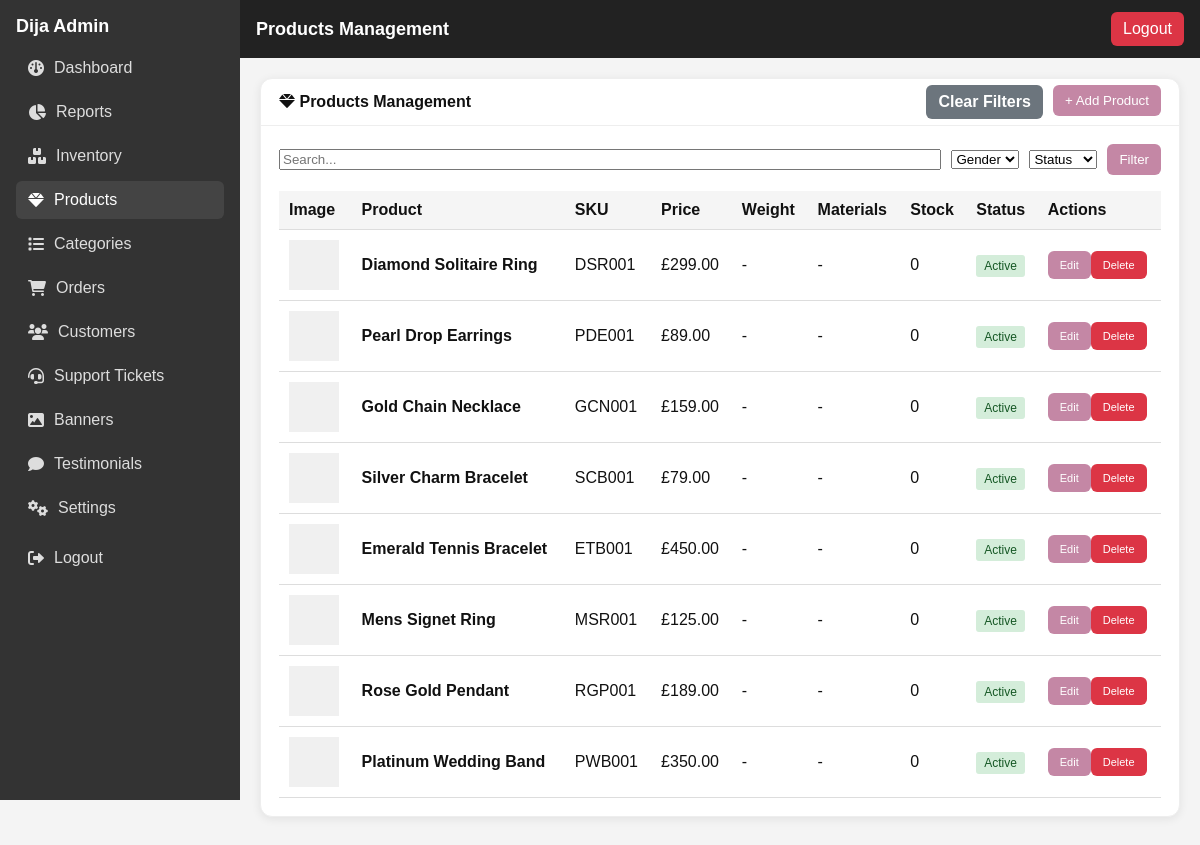
Page /admin/products.php (signed in) on the committed database.
### tables this page shows
CREATE TABLE IF NOT EXISTS products (
    id INT PRIMARY KEY AUTO_INCREMENT,
    name VARCHAR(255) NOT NULL,
    slug VARCHAR(255) UNIQUE NOT NULL,
    description TEXT,
    short_description VARCHAR(500),
    sku VARCHAR(100) UNIQUE NOT NULL,
    price DECIMAL(10,2) NOT NULL,
    sale_price DECIMAL(10,2) NULL,
    stock_quantity INT DEFAULT 0,
    weight DECIMAL(8,2),
    size VARCHAR(255),
    material VARCHAR(100),
    stone_type VARCHAR(100),
    category VARCHAR(100),
    gender ENUM('men', 'women', 'unisex') DEFAULT 'unisex',
    is_featured BOOLEAN DEFAULT FALSE,
    is_active BOOLEAN DEFAULT TRUE,
    meta_title VARCHAR(255),
    meta_description VARCHAR(500),
    created_at TIMESTAMP DEFAULT CURRENT_TIMESTAMP,
    updated_at TIMESTAMP DEFAULT CURRENT_TIMESTAMP ON UPDATE CURRENT_TIMESTAMP
);

### admin/products.php (the view, shortened to what this page needs)
<?php
$page_title = 'Products Management';
$active_nav = 'products';
require_once '../config/database.php';
$limit = 10; $page = isset($_GET['page']) ? (int)$_GET['page'] : 1; $offset = ($page - 1) * $limit;
$where = ["p.is_active IN (0,1)"]; $params = [];
$sql = "SELECT p.*, (SELECT image_url FROM product_images WHERE product_id = p.id AND is_primary = 1 LIMIT 1) as main_image, GROUP_CONCAT(DISTINCT m.name SEPARATOR ', ') as materials
        FROM products p
        LEFT JOIN product_materials pm ON p.id = pm.product_id
        LEFT JOIN materials m ON pm.material_id = m.id
        WHERE " . implode(" AND ", $where) . "
        GROUP BY p.id ORDER BY p.created_at DESC LIMIT ? OFFSET ?";
$stmt = $pdo->prepare($sql); foreach ($params as $key => $value) { $stmt->bindValue($key + 1, $value); }
$stmt->bindValue(count($params) + 1, $limit, PDO::PARAM_INT); $stmt->bindValue(count($params) + 2, $offset, PDO::PARAM_INT);
$stmt->execute(); $products = $stmt->fetchAll();
include '_layout_header.php';
?>
<div class="card">
    <div class="card-header"><i class="fas fa-gem"></i> Products Management <button class="btn" style="float:right; margin-top:-8px;" onclick="openAddModal()">+ Add Product</button> <a href="products.php" class="btn" style="float:right; margin-top:-8px; margin-right:10px; background:#6c757d;">Clear Filters</a></div>
    <div class="card-body">
        <form method="GET" action="products.php" style="margin-bottom:16px; display:flex; gap:10px; align-items: center;">
             <input type="text" name="search" placeholder="Search..." value="<?= htmlspecialchars($_GET['search'] ?? ''); ?>" style="flex:1;">
            <select name="gender"><option value="">Gender</option></select>
            <select name="status"><option value="">Status</option></select>
            <button type="submit" class="btn">Filter</button>
        </form>
        <div class="table-container">
            <table style="width:100%; border-collapse:collapse;">
                <thead><tr style="background:#f5f5f5;"><th>Image</th><th>Product</th><th>SKU</th><th>Price</th><th>Weight</th><th>Materials</th><th>Stock</th><th>Status</th><th>Actions</th></tr></thead>
                <tbody>
                    <?php foreach ($products as $product): ?>
                    <tr>
                        <td><?php if(!empty($product['main_image'])):?><img src="../<?= htmlspecialchars($product['main_image']);?>" alt="" style="width:50px;height:50px;object-fit:cover;border-radius:4px;"><?php else:?><div style="width:50px;height:50px;background:#f0f0f0;"></div><?php endif;?></td>
                        <td><strong><?= htmlspecialchars($product['name']);?></strong></td><td><?= htmlspecialchars($product['sku']);?></td><td>£<?= number_format($product['price'],2);?></td>
                        <td><?= $product['weight'] ? htmlspecialchars($product['weight']).'g' : '-';?></td><td><?= htmlspecialchars($product['materials'] ?? '-');?></td><td><?= $product['stock_quantity'];?></td>
                        <td><span style="padding:4px 8px;border-radius:3px;font-size:12px;background:<?=$product['is_active']?'#d4edda':'#f8d7da';?>;color:<?=$product['is_active']?'#155724':'#721c24';?>"><?=$product['is_active']?'Active':'Inactive';?></span></td>
                        <td><button class="btn" style="font-size:11px;" onclick="editProduct(<?=$product['id'];?>)">Edit</button><form method="post" style="display:inline;" onsubmit="return confirm('Are you sure?');"><button class="btn" style="background:#dc3545;font-size:11px;">Delete</button></form></td>
                    </tr>
                    <?php endforeach; ?>
                </tbody>
            </table>
        </div>
    </div>
</div>
<?php include '_layout_footer.php'; ?>

### admin/_layout_header.php (shortened to what this page needs)
<?php
$user_role = isset($_SESSION['admin_role']) ? $_SESSION['admin_role'] : '';
$page_title = isset($page_title) ? $page_title : 'Admin - Dija Accessories';
$active_nav = isset($active_nav) ? $active_nav : '';
?>
<!DOCTYPE html>
<html lang="en">
<head>
  <link href="https://cdnjs.cloudflare.com/ajax/libs/font-awesome/6.0.0/css/all.min.css" rel="stylesheet">
</head>
<body>
<div class="admin-layout">
  <aside class="sidebar">
    <h2>Dija Admin</h2>
    <a class="nav-link <?php echo $active_nav==='dashboard'?'active':''; ?>" href="/admin/index.php"><i class="fas fa-gauge"></i> <span>Dashboard</span></a>
    <a class="nav-link <?php echo $active_nav==='reports'?'active':''; ?>" href="/admin/reports.php"><i class="fas fa-chart-pie"></i> <span>Reports</span></a>
    <?php if (isset($user_role) && in_array($user_role, ['admin', 'superadmin'])): ?>
    <a class="nav-link <?php echo $active_nav==='inventory'?'active':''; ?>" href="/admin/inventory.php"><i class="fas fa-boxes"></i> <span>Inventory</span></a>
    <?php endif; ?>
    <a class="nav-link <?php echo $active_nav==='products'?'active':''; ?>" href="/admin/products.php"><i class="fas fa-gem"></i> <span>Products</span></a>
    <?php if (isset($user_role) && in_array($user_role, ['admin', 'superadmin'])): ?>
    <a class="nav-link <?php echo $active_nav==='categories'?'active':''; ?>" href="/admin/categories.php"><i class="fas fa-list"></i> <span>Categories</span></a>
    <?php endif; ?>
    <a class="nav-link <?php echo $active_nav==='orders'?'active':''; ?>" href="/admin/orders.php"><i class="fas fa-shopping-cart"></i> <span>Orders</span></a>
    <a class="nav-link <?php echo $active_nav==='customers'?'active':''; ?>" href="/admin/customers.php"><i class="fas fa-users"></i> <span>Customers</span></a>
    <a class="nav-link <?php echo $active_nav==='support_tickets'?'active':''; ?>" href="/admin/support-tickets.php"><i class="fas fa-headset"></i> <span>Support Tickets</span></a>
    <?php if (isset($user_role) && in_array($user_role, ['admin', 'superadmin'])): ?>
    <a class="nav-link <?php echo $active_nav==='banners'?'active':''; ?>" href="/admin/banners.php"><i class="fas fa-image"></i> <span>Banners</span></a>
    <a class="nav-link <?php echo $active_nav==='testimonials'?'active':''; ?>" href="/admin/testimonials.php"><i class="fas fa-comment"></i> <span>Testimonials</span></a>
    <a class="nav-link <?php echo $active_nav==='settings'?'active':''; ?>" href="/admin/settings.php"><i class="fas fa-cogs"></i> <span>Settings</span></a>
    <?php endif; ?>
    <div style="margin-top:12px;"><a class="nav-link" href="/admin/index.php?logout=1"><i class="fas fa-right-from-bracket"></i> <span>Logout</span></a></div>
  </aside>
  <div class="content">
    <header class="admin-header">
      <h1><?php echo htmlspecialchars($page_title); ?></h1>
      <a href="/admin/index.php?logout=1" class="btn logout">Logout</a>
    </header>
    <main class="main">

### admin/_layout_footer.php (shortened to what this page needs)
    </main>
  </div>
</div>
</body>
</html>

### admin/_layout_header.php (style rules this page uses)
:root { --sidebar-bg:#333; --sidebar-txt:#fff; --sidebar-link:#ddd; --sidebar-link-hover:#fff; --accent:#c487a5; --bg:#f4f4f4; --card:#fff; --border:#eee; --txt:#111; }
* { box-sizing:border-box; }
body { margin:0; font-family: Arial, sans-serif; background:var(--bg); color:var(--txt); }
a { text-decoration:none; }
.admin-layout { display:flex; min-height:100vh; }
.sidebar { width:240px; background:var(--sidebar-bg); color:var(--sidebar-txt); padding:16px; position:sticky; top:0; height:100vh; }
.sidebar h2 { font-size:18px; margin:0 0 12px; color:#fff; }
.nav-link { display:flex; align-items:center; gap:10px; color:var(--sidebar-link); padding:10px 12px; border-radius:6px; margin-bottom:6px; }
.nav-link:hover, .nav-link.active { background:#444; color:var(--sidebar-link-hover); }
.content { flex:1; display:flex; flex-direction:column; }
.admin-header { background:#222; color:#fff; padding:12px 16px; display:flex; justify-content:space-between; align-items:center; }
.admin-header h1 { font-size:18px; margin:0; }
.btn { padding:8px 12px; background:var(--accent); color:#fff; border:none; border-radius:6px; cursor:pointer; display:inline-block; }
.btn.logout { background:#dc3545; }
.main { padding:20px; }
.card { background:var(--card); border-radius:12px; box-shadow:0 2px 10px rgba(0,0,0,0.08); margin-bottom:16px; border:1px solid var(--border); }
.card-header { padding:14px 18px; border-bottom:1px solid var(--border); font-weight:600; }
.card-body { padding:18px; }

### admin/products.php (style rules this page uses)
table th, table td { padding: 10px; border-bottom: 1px solid #ddd; text-align: left; }

### rows in the picture
products: name "Diamond Solitaire Ring", sku "DSR001", price "299.00", materials "-", stock_quantity "0", is_active "Active"
products: name "Pearl Drop Earrings", sku "PDE001", price "89.00", materials "-", stock_quantity "0", is_active "Active"
products: name "Gold Chain Necklace", sku "GCN001", price "159.00", materials "-", stock_quantity "0", is_active "Active"
products: name "Silver Charm Bracelet", sku "SCB001", price "79.00", materials "-", stock_quantity "0", is_active "Active"
products: name "Emerald Tennis Bracelet", sku "ETB001", price "450.00", materials "-", stock_quantity "0", is_active "Active"
products: name "Mens Signet Ring", sku "MSR001", price "125.00", materials "-", stock_quantity "0", is_active "Active"
products: name "Rose Gold Pendant", sku "RGP001", price "189.00", materials "-", stock_quantity "0", is_active "Active"
products: name "Platinum Wedding Band", sku "PWB001", price "350.00", materials "-", stock_quantity "0", is_active "Active"

### other values in the picture
$page_title "Products Management"
